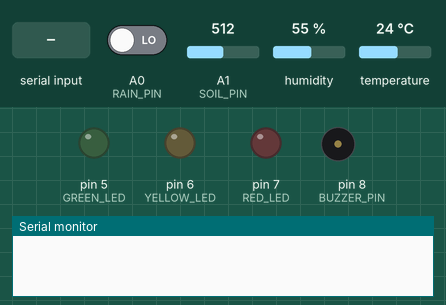
The sketch below on a simulated Arduino Uno, built with avr-gcc and run on an emulated ATmega328P. Parts: output pins drawn as LEDs (lit = HIGH), buzzer (waves = sounding, pin HIGH), the last lines printed to the serial monitor. The test bench sets the inputs (shaded band); at power-on: A0 (RAIN_PIN) LOW, A1 (SOIL_PIN) = 512, humidity 55 %, temperature 24 °C.

Above: at 1.2 s.
1.3 s: "MANUAL_ALERT\n" received over Serial
At 2.5 s:
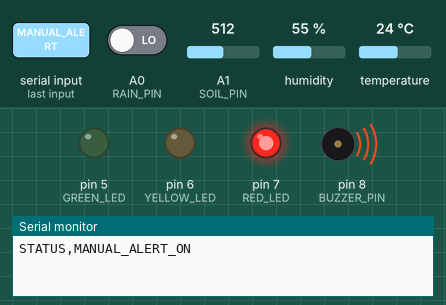
2.8 s: "START\n" received over Serial
At 3.6 s:
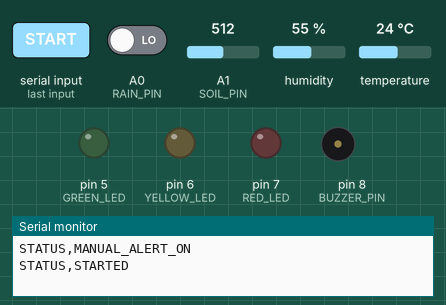
5.8 s: "LOW\n" received over Serial
At 7.0 s:
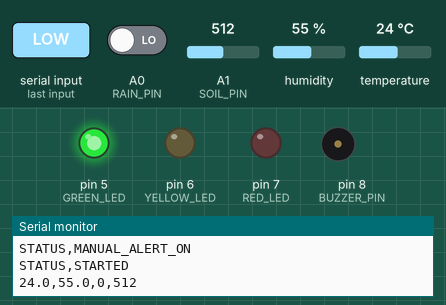
7.3 s: "MODERATE\n" received over Serial
At 8.4 s:
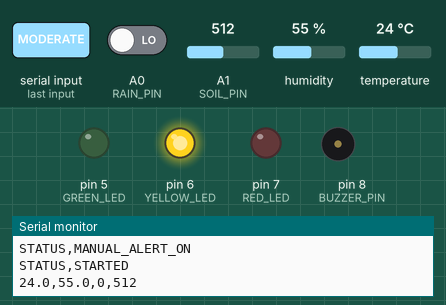
8.8 s: "HIGH\n" received over Serial
At 9.4 s:
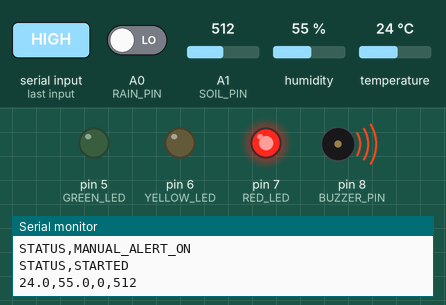
10.3 s: "UNKNOWN\n" received over Serial
At 10.6 s:
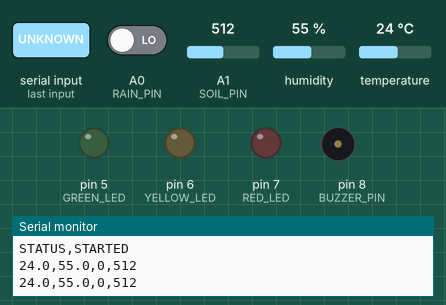
Timing chart, 0 to 12.8 s (numbered marks = the images above; inputs shaded):
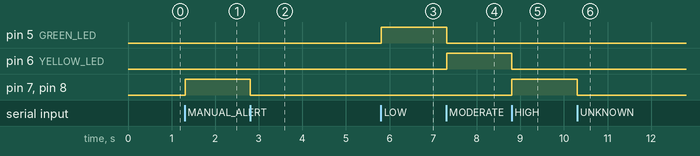

The sketch:

leaf_disease_controller.ino
```cpp
#include <DHT.h>

// -------- Pin configuration --------
#define RAIN_PIN A0
#define SOIL_PIN A1
#define DHT_PIN 2
#define DHT_TYPE DHT11

#define GREEN_LED 5
#define YELLOW_LED 6
#define RED_LED 7
#define BUZZER_PIN 8

DHT dht(DHT_PIN, DHT_TYPE);

// -------- Settings --------
// Read sensors once every 5 seconds
const unsigned long SENSOR_INTERVAL = 5000;

unsigned long lastSensorRead = 0;

bool predictionActive = false;
bool manualAlertActive = false;
String currentRisk = "UNKNOWN";
String commandBuffer = "";

// -------- LED and buzzer control --------
void setIndicators(String risk) {
  currentRisk = risk;

  // While a manual alert is active, Red LED and Buzzer must stay ON.
  // Routine risk commands or sensor updates must not override or turn off the manual alert.
  if (manualAlertActive) {
    digitalWrite(GREEN_LED, LOW);
    digitalWrite(YELLOW_LED, LOW);
    digitalWrite(RED_LED, HIGH);
    digitalWrite(BUZZER_PIN, HIGH);
    return;
  }

  digitalWrite(GREEN_LED, LOW);
  digitalWrite(YELLOW_LED, LOW);
  digitalWrite(RED_LED, LOW);
  digitalWrite(BUZZER_PIN, LOW);

  if (risk == "LOW") {
    digitalWrite(GREEN_LED, HIGH);
  }
  else if (risk == "MODERATE") {
    digitalWrite(YELLOW_LED, HIGH);
  }
  else if (risk == "HIGH") {
    digitalWrite(RED_LED, HIGH);
    digitalWrite(BUZZER_PIN, HIGH);
  }
  // UNKNOWN: all outputs remain off.
}

// -------- Process dashboard commands --------
void processCommand(String command) {
  command.trim();
  command.toUpperCase();

  if (command == "START") {
    predictionActive = true;
    manualAlertActive = false;
    lastSensorRead = 0;
    setIndicators("UNKNOWN");
    Serial.println("STATUS,STARTED");
  }
  else if (command == "STOP") {
    predictionActive = false;
    manualAlertActive = false;
    setIndicators("UNKNOWN");
    Serial.println("STATUS,STOPPED");
  }
  else if (command == "MANUAL_ALERT") {
    manualAlertActive = true;
    digitalWrite(GREEN_LED, LOW);
    digitalWrite(YELLOW_LED, LOW);
    digitalWrite(RED_LED, HIGH);
    digitalWrite(BUZZER_PIN, HIGH);
    Serial.println("STATUS,MANUAL_ALERT_ON");
  }
  else if (command == "RESET_ALERT") {
    manualAlertActive = false;
    // Restore indicators to current automatic risk level if available; otherwise turn off.
    setIndicators(currentRisk);
    Serial.println("STATUS,MANUAL_ALERT_OFF");
  }
  else if (command == "LOW" ||
           command == "MODERATE" ||
           command == "HIGH" ||
           command == "UNKNOWN") {

    // Accept risk commands only while prediction is active.
    if (predictionActive) {
      setIndicators(command);
    }
  }
}

// -------- Read dashboard commands --------
void readDashboardCommands() {
  while (Serial.available() > 0) {
    char incoming = Serial.read();

    if (incoming == '\n') {
      processCommand(commandBuffer);
      commandBuffer = "";
    }
    else if (incoming != '\r') {
      if (commandBuffer.length() < 32) {
        commandBuffer += incoming;
      }
      else {
        commandBuffer = "";
      }
    }
  }
}

// -------- Send sensor data --------
void sendSensorReadings() {
  float temperature = dht.readTemperature();
  float humidity = dht.readHumidity();

  int rainValue = digitalRead(RAIN_PIN);
  int soilValue = analogRead(SOIL_PIN);

  if (isnan(temperature) || isnan(humidity)) {
    Serial.println("ERROR,DHT");
    return;
  }

  // Format expected by Python:
  // temperature,humidity,rain,soil
  Serial.print(temperature, 1);
  Serial.print(",");
  Serial.print(humidity, 1);
  Serial.print(",");
  Serial.print(rainValue);
  Serial.print(",");
  Serial.println(soilValue);
}

void setup() {
  Serial.begin(9600);
  dht.begin();

  pinMode(RAIN_PIN, INPUT);
  pinMode(SOIL_PIN, INPUT);

  pinMode(GREEN_LED, OUTPUT);
  pinMode(YELLOW_LED, OUTPUT);
  pinMode(RED_LED, OUTPUT);
  pinMode(BUZZER_PIN, OUTPUT);

  setIndicators("UNKNOWN");
}

void loop() {
  // Always listen for START, STOP, and risk commands.
  readDashboardCommands();

  // Send readings only when dashboard prediction is active.
  unsigned long now = millis();

  if (predictionActive &&
      now - lastSensorRead >= SENSOR_INTERVAL) {

    lastSensorRead = now;
    sendSensorReadings();
  }
}
```

Measured:
- after the input at 1.3 s, pin 7 (RED_LED), pin 8 (BUZZER_PIN): LOW → HIGH at once
- after the input at 2.8 s, pin 7 (RED_LED), pin 8 (BUZZER_PIN): HIGH → LOW at once
- after the input at 5.8 s, pin 5 (GREEN_LED): LOW → HIGH at once
- after the input at 7.3 s, pin 5 (GREEN_LED): HIGH → LOW at once; pin 6 (YELLOW_LED): LOW → HIGH at once
- after the input at 8.8 s, pin 6 (YELLOW_LED): HIGH → LOW at once; pin 7 (RED_LED), pin 8 (BUZZER_PIN): LOW → HIGH at once
- after the input at 10.3 s, pin 7 (RED_LED), pin 8 (BUZZER_PIN): HIGH → LOW at once
